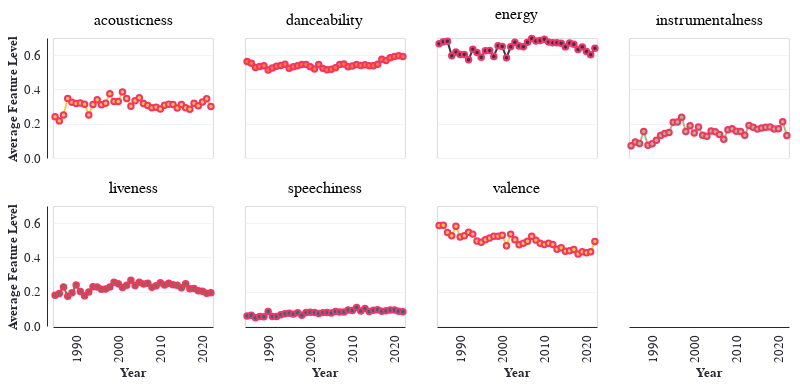

Notebook cell for this chart:
### Code cell
feature_cols = [
    'danceability', 'energy', 'valence', 'acousticness',
    'instrumentalness', 'liveness', 'speechiness'
]

long_df = data[['release_year'] + feature_cols].melt(
    id_vars='release_year',
    value_vars=feature_cols,
    var_name='feature',
    value_name='value'
)

trend_df = long_df.groupby(['release_year', 'feature'])['value'].mean().reset_index()

facet_chart = alt.Chart(trend_df).mark_line(point=True).encode(
    x=alt.X('release_year:O', title='Year', axis=alt.Axis(values=list(range(1960, 2025, 10)))),
    y=alt.Y('value:Q', title='Average Feature Level'),
    color=alt.Color('feature:N', legend=None),
    tooltip=['release_year', 'value']
).properties(
    width=160,
    height=120
).facet(
    facet=alt.Facet('feature:N', title=None), columns=4
)

facet_chart

### Figure 1 — Vega-Lite specification as saved in the notebook (floating-point values rounded to 4 significant figures; data arrays with more than 128 entries replaced by an {"elided": "..."} marker saying what was removed)
{"config": {"arc": {"fill": "#F63366"}, "area": {"fill": "#F63366"}, "circle": {"fill": "#F63366", "stroke": "#262730", "strokeWidth": 0.5}, "line": {"stroke": "#F63366"}, "path": {"stroke": "#F63366"}, "point": {"stroke": "#F63366"}, "rect": {"fill": "#F63366"}, "shape": {"stroke": "#F63366"}, "symbol": {"fill": "#F63366"}, "title": {"font": "IBM Plex Mono", "color": "#262730", "fontSize": 17.6, "anchor": "start"}, "subtitle": {"font": "IBM Plex Mono", "color": "#262730", "fontSize": 18, "anchor": "start"}, "axis": {"titleFont": "IBM Plex Mono", "titleColor": "#262730", "titleFontSize": 12.8, "labelFont": "IBM Plex Mono", "labelColor": "#262730", "labelFontSize": 12.8, "gridColor": "#f0f2f6", "domainColor": "#262730", "tickColor": "#fff"}, "header": {"labelFont": "IBM Plex Mono", "titleFont": "IBM Plex Mono", "labelFontSize": 16, "titleFontSize": 16}, "legend": {"titleFont": "IBM Plex Mono", "titleColor": "#262730", "titleFontSize": 12.8, "labelFont": "IBM Plex Mono", "labelColor": "#262730", "labelFontSize": 12.8}, "range": {"category": ["#fcca46", "#fe7f2d", "#233d4d", "#a1c181", "#717744", "#00798c"], "diverging": ["#850018", "#cd1549", "#f6618d", "#fbafc4", "#f5f5f5", "#93c5fe", "#5091e6", "#1d5ebd", "#002f84"], "heatmap": ["#ffb5d4", "#ff97b8", "#ff7499", "#fc4c78", "#ec245f", "#d2004b", "#b10034", "#91001f", "#720008"], "ramp": ["#ffb5d4", "#ff97b8", "#ff7499", "#fc4c78", "#ec245f", "#d2004b", "#b10034", "#91001f", "#720008"], "ordinal": ["#ffb5d4", "#ff97b8", "#ff7499", "#fc4c78", "#ec245f", "#d2004b", "#b10034", "#91001f", "#720008"]}}, "data": {"name": "data-534ec5ce94aa4b08ca6eb58773a89711"}, "facet": {"field": "feature", "title": null, "type": "nominal"}, "spec": {"mark": {"type": "line", "point": true}, "encoding": {"color": {"field": "feature", "legend": null, "type": "nominal"}, "tooltip": [{"field": "release_year", "type": "quantitative"}, {"field": "value", "type": "quantitative"}], "x": {"axis": {"values": [1960, 1970, 1980, 1990, 2000, 2010, 2020]}, "field": "release_year", "title": "Year", "type": "ordinal"}, "y": {"field": "value", "title": "Average Feature Level", "type": "quantitative"}}, "height": 120, "width": 160}, "columns": 4, "$schema": "https://vega.github.io/schema/vega-lite/v5.20.1.json", "datasets": {"data-534ec5ce94aa4b08ca6eb58773a89711": {"elided": "266 records"}}}
